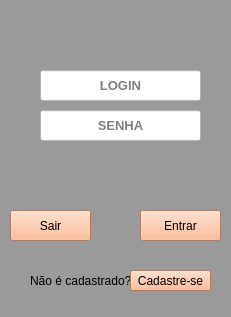
<?xml version="1.0" encoding="UTF-8"?>
<ui version="4.0">
 <class>frmLoginUsuario</class>
 <widget class="QMainWindow" name="frmLoginUsuario">
  <property name="geometry">
   <rect>
    <x>0</x>
    <y>0</y>
    <width>231</width>
    <height>317</height>
   </rect>
  </property>
  <property name="windowTitle">
   <string>Login do Sistema</string>
  </property>
  <property name="styleSheet">
   <string notr="true">background-color: rgb(154, 154, 154);</string>
  </property>
  <widget class="QWidget" name="centralwidget">
   <widget class="QPushButton" name="btnSair">
    <property name="geometry">
     <rect>
      <x>10</x>
      <y>210</y>
      <width>81</width>
      <height>31</height>
     </rect>
    </property>
    <property name="styleSheet">
     <string notr="true">
background-color: rgb(255, 170, 127);</string>
    </property>
    <property name="text">
     <string>Sair</string>
    </property>
   </widget>
   <widget class="QPushButton" name="btnEntrar">
    <property name="geometry">
     <rect>
      <x>140</x>
      <y>210</y>
      <width>81</width>
      <height>31</height>
     </rect>
    </property>
    <property name="styleSheet">
     <string notr="true">background-color: rgb(255, 170, 127);</string>
    </property>
    <property name="text">
     <string>Entrar</string>
    </property>
   </widget>
   <widget class="QLabel" name="label">
    <property name="geometry">
     <rect>
      <x>30</x>
      <y>270</y>
      <width>101</width>
      <height>21</height>
     </rect>
    </property>
    <property name="text">
     <string>Não é cadastrado?</string>
    </property>
   </widget>
   <widget class="QPushButton" name="btnCadastrar">
    <property name="geometry">
     <rect>
      <x>130</x>
      <y>270</y>
      <width>81</width>
      <height>21</height>
     </rect>
    </property>
    <property name="styleSheet">
     <string notr="true">background-color: rgb(255, 170, 127);</string>
    </property>
    <property name="text">
     <string>Cadastre-se</string>
    </property>
   </widget>
   <widget class="QLineEdit" name="txtLogin">
    <property name="geometry">
     <rect>
      <x>40</x>
      <y>70</y>
      <width>161</width>
      <height>31</height>
     </rect>
    </property>
    <property name="font">
     <font>
      <pointsize>10</pointsize>
      <weight>75</weight>
      <bold>true</bold>
     </font>
    </property>
    <property name="styleSheet">
     <string notr="true">background-color: rgb(255, 255, 255);</string>
    </property>
    <property name="inputMask">
     <string/>
    </property>
    <property name="alignment">
     <set>Qt::AlignCenter</set>
    </property>
    <property name="placeholderText">
     <string>LOGIN</string>
    </property>
   </widget>
   <widget class="QLineEdit" name="txtSenha">
    <property name="geometry">
     <rect>
      <x>40</x>
      <y>110</y>
      <width>161</width>
      <height>31</height>
     </rect>
    </property>
    <property name="font">
     <font>
      <pointsize>10</pointsize>
      <weight>75</weight>
      <bold>true</bold>
     </font>
    </property>
    <property name="styleSheet">
     <string notr="true">background-color: rgb(255, 255, 255);</string>
    </property>
    <property name="echoMode">
     <enum>QLineEdit::Password</enum>
    </property>
    <property name="alignment">
     <set>Qt::AlignCenter</set>
    </property>
    <property name="placeholderText">
     <string>SENHA</string>
    </property>
   </widget>
   <widget class="QLabel" name="lblAviso">
    <property name="geometry">
     <rect>
      <x>20</x>
      <y>160</y>
      <width>191</width>
      <height>31</height>
     </rect>
    </property>
    <property name="font">
     <font>
      <pointsize>10</pointsize>
      <weight>75</weight>
      <bold>true</bold>
     </font>
    </property>
    <property name="styleSheet">
     <string notr="true">color: rgb(255, 0, 0);</string>
    </property>
    <property name="text">
     <string/>
    </property>
    <property name="alignment">
     <set>Qt::AlignCenter</set>
    </property>
    <property name="wordWrap">
     <bool>true</bool>
    </property>
   </widget>
  </widget>
 </widget>
 <resources/>
 <connections/>
</ui>
